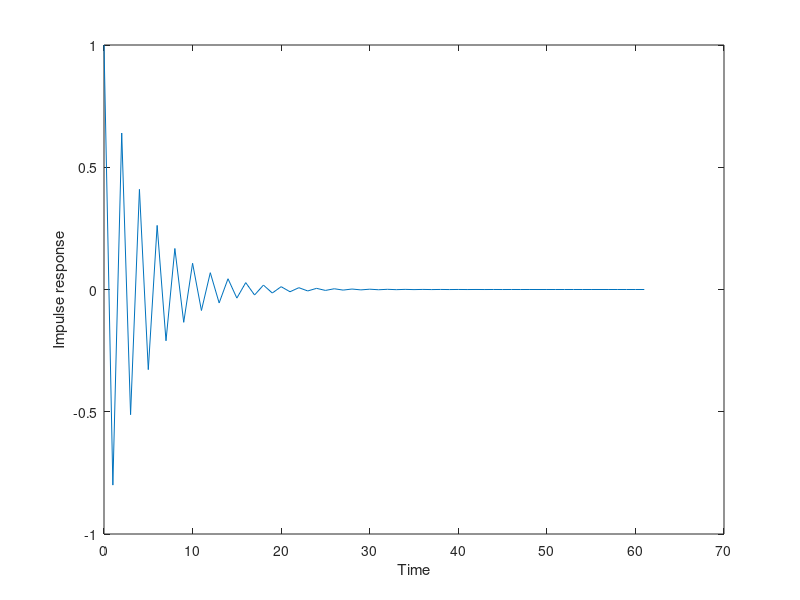

This chart was generated by the following MATLAB code:
p = 0.8;
b = [1];
a = [1,p];

[h,t] = impz(b,a);
figure();
plot(t,h);
xlabel("Time");
ylabel("Impulse response");